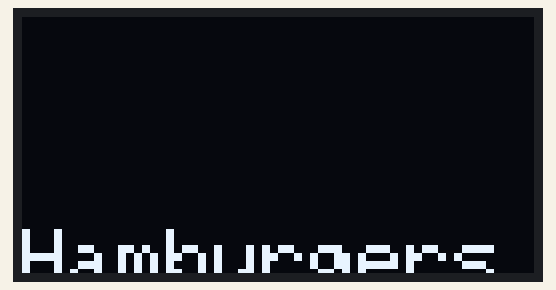
Recording of a sketch running on a simulated Arduino Uno, built with avr-gcc and run on an emulated ATmega328P. Parts: 128×64 one-colour display. What the sketch prints to the serial monitor is not drawn.

Above: at 0.54 s.
At 5.33 s:
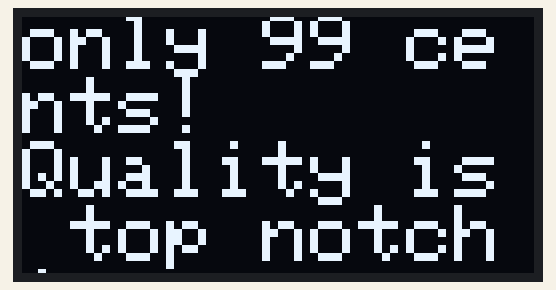
At 10.41 s:
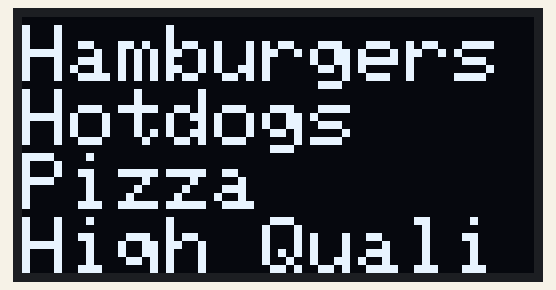
At 19.98 s:
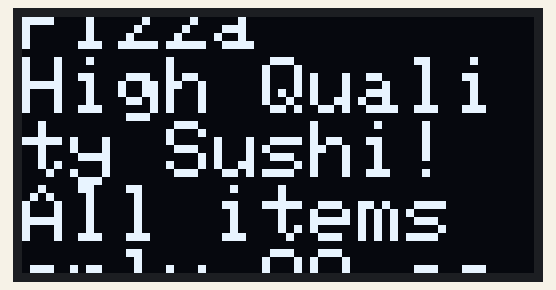
At 29.88 s:
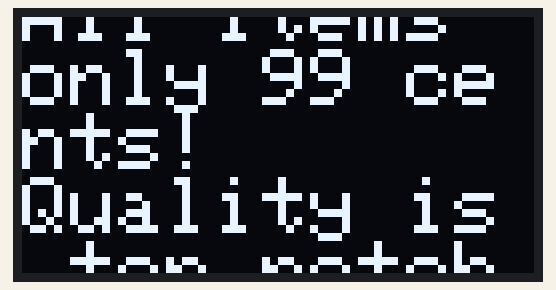
At 39.73 s:
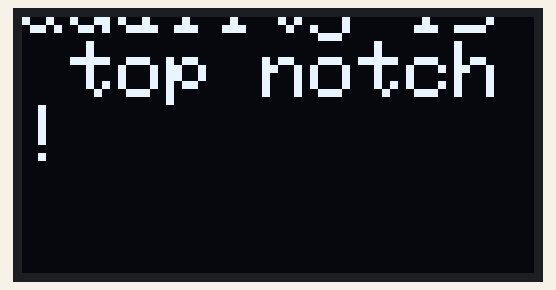

The sketch:

bWk6_Ex4_ScrollingV.ino
```cpp
/*
 * Used ssd1306 128-64 example to get started / as a base
 *
 * Found a built in function to use to prevent text wrapping here but that's all
 * https://www.instructables.com/Scrolling-text-on-TFT-screen/
 *
 *
 * Copied from my Ex3 Example with slight changes
 */

#include <SPI.h>
#include <Wire.h>
#include <Adafruit_GFX.h>
#include <Adafruit_SSD1306.h>

#define SCREEN_WIDTH 128 // OLED display width, in pixels
#define SCREEN_HEIGHT 64 // OLED display height, in pixels

#define OLED_RESET     -1 // Reset pin # (or -1 if sharing Arduino reset pin)
#define SCREEN_ADDRESS 0x3C
Adafruit_SSD1306 display(SCREEN_WIDTH, SCREEN_HEIGHT, &Wire, OLED_RESET);
int height = display.height();
String foodAdP1 = "Hamburgers";
String foodAdP2 = "Hotdogs";
String foodAdP3 = "Pizza";
String foodAdP4 = "High Quality Sushi!";
String foodAdP5 = "All items only 99 cents!";
String foodAdP6 = "Quality is top notch!";

void setup() {
  Serial.begin(9600);

  // SSD1306_SWITCHCAPVCC = generate display voltage from 3.3V internally
  if(!display.begin(SSD1306_SWITCHCAPVCC, SCREEN_ADDRESS)) {
    Serial.println(F("SSD1306 allocation failed"));
    for(;;); // Don't proceed, loop forever
  }

  // Clear the buffer
  display.clearDisplay();
  display.setTextWrap(true);//This line will make the text try and fit in one screen


}

void loop() {

  display.clearDisplay();

  display.setTextSize(2);
  display.setTextColor(SSD1306_WHITE);
  display.setCursor(0, height);
  display.println(foodAdP1);
  display.println(foodAdP2);
  display.println(foodAdP3);
  display.println(foodAdP4);
  display.println(foodAdP5);
  display.println(foodAdP6);
  display.display();

  height = height - 1; //a Higher(closer to zero) number means slower, but any pos num reverses it
  Serial.println(height);
  //Serial.println(foodAd.length());
  if(height < -200){ // There is probably a way to guess how long the string is but this is manual
    height = display.height();
  }

}
```
